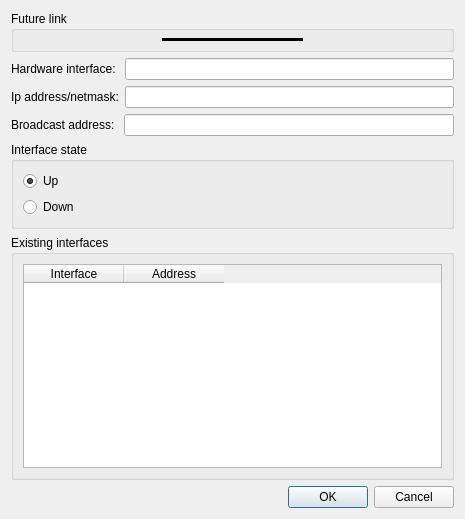
<ui version="4.0" >
 <class>AddLinkForm</class>
 <widget class="QDialog" name="AddLinkForm" >
  <property name="geometry" >
   <rect>
    <x>0</x>
    <y>0</y>
    <width>465</width>
    <height>519</height>
   </rect>
  </property>
  <property name="windowTitle" >
   <string>Visual Netkit - Add link</string>
  </property>
  <layout class="QVBoxLayout" >
   <item>
    <widget class="QGroupBox" name="groupBox_3" >
     <property name="title" >
      <string>Future link</string>
     </property>
     <layout class="QVBoxLayout" >
      <property name="leftMargin" >
       <number>2</number>
      </property>
      <property name="topMargin" >
       <number>2</number>
      </property>
      <property name="rightMargin" >
       <number>2</number>
      </property>
      <property name="bottomMargin" >
       <number>2</number>
      </property>
      <item>
       <layout class="QHBoxLayout" >
        <item>
         <widget class="QLabel" name="labelVm" >
          <property name="sizePolicy" >
           <sizepolicy vsizetype="Preferred" hsizetype="Preferred" >
            <horstretch>0</horstretch>
            <verstretch>0</verstretch>
           </sizepolicy>
          </property>
          <property name="text" >
           <string/>
          </property>
         </widget>
        </item>
        <item>
         <widget class="Line" name="line" >
          <property name="frameShadow" >
           <enum>QFrame::Plain</enum>
          </property>
          <property name="lineWidth" >
           <number>3</number>
          </property>
          <property name="orientation" >
           <enum>Qt::Horizontal</enum>
          </property>
         </widget>
        </item>
        <item>
         <widget class="QLabel" name="labelCd" >
          <property name="sizePolicy" >
           <sizepolicy vsizetype="Preferred" hsizetype="Preferred" >
            <horstretch>0</horstretch>
            <verstretch>0</verstretch>
           </sizepolicy>
          </property>
          <property name="text" >
           <string/>
          </property>
         </widget>
        </item>
       </layout>
      </item>
     </layout>
    </widget>
   </item>
   <item>
    <layout class="QHBoxLayout" >
     <item>
      <widget class="QLabel" name="label" >
       <property name="text" >
        <string>Hardware interface: </string>
       </property>
      </widget>
     </item>
     <item>
      <widget class="QLineEdit" name="lineEdit" />
     </item>
    </layout>
   </item>
   <item>
    <layout class="QHBoxLayout" >
     <item>
      <widget class="QLabel" name="label_2" >
       <property name="text" >
        <string>Ip address/netmask:</string>
       </property>
      </widget>
     </item>
     <item>
      <widget class="QLineEdit" name="lineEdit_2" />
     </item>
    </layout>
   </item>
   <item>
    <layout class="QHBoxLayout" >
     <item>
      <widget class="QLabel" name="label_3" >
       <property name="text" >
        <string>Broadcast address: </string>
       </property>
      </widget>
     </item>
     <item>
      <widget class="QLineEdit" name="lineEdit_3" >
       <property name="acceptDrops" >
        <bool>false</bool>
       </property>
       <property name="readOnly" >
        <bool>true</bool>
       </property>
      </widget>
     </item>
    </layout>
   </item>
   <item>
    <widget class="QGroupBox" name="groupBox" >
     <property name="title" >
      <string>Interface state</string>
     </property>
     <layout class="QVBoxLayout" >
      <item>
       <layout class="QVBoxLayout" >
        <item>
         <widget class="QRadioButton" name="radioButton" >
          <property name="text" >
           <string>Up</string>
          </property>
          <property name="checked" >
           <bool>true</bool>
          </property>
         </widget>
        </item>
        <item>
         <widget class="QRadioButton" name="radioButton_2" >
          <property name="text" >
           <string>Down</string>
          </property>
         </widget>
        </item>
       </layout>
      </item>
     </layout>
    </widget>
   </item>
   <item>
    <widget class="QGroupBox" name="groupBox_2" >
     <property name="title" >
      <string>Existing interfaces</string>
     </property>
     <layout class="QVBoxLayout" >
      <item>
       <widget class="QTableWidget" name="interfacestable" >
        <property name="alternatingRowColors" >
         <bool>true</bool>
        </property>
        <column>
         <property name="text" >
          <string>Interface</string>
         </property>
        </column>
        <column>
         <property name="text" >
          <string>Address</string>
         </property>
        </column>
       </widget>
      </item>
     </layout>
    </widget>
   </item>
   <item>
    <widget class="QDialogButtonBox" name="buttonBox" >
     <property name="orientation" >
      <enum>Qt::Horizontal</enum>
     </property>
     <property name="standardButtons" >
      <set>QDialogButtonBox::Cancel|QDialogButtonBox::NoButton|QDialogButtonBox::Ok</set>
     </property>
    </widget>
   </item>
  </layout>
 </widget>
 <resources/>
 <connections>
  <connection>
   <sender>buttonBox</sender>
   <signal>rejected()</signal>
   <receiver>AddLinkForm</receiver>
   <slot>reject()</slot>
   <hints>
    <hint type="sourcelabel" >
     <x>316</x>
     <y>260</y>
    </hint>
    <hint type="destinationlabel" >
     <x>286</x>
     <y>274</y>
    </hint>
   </hints>
  </connection>
 </connections>
</ui>
